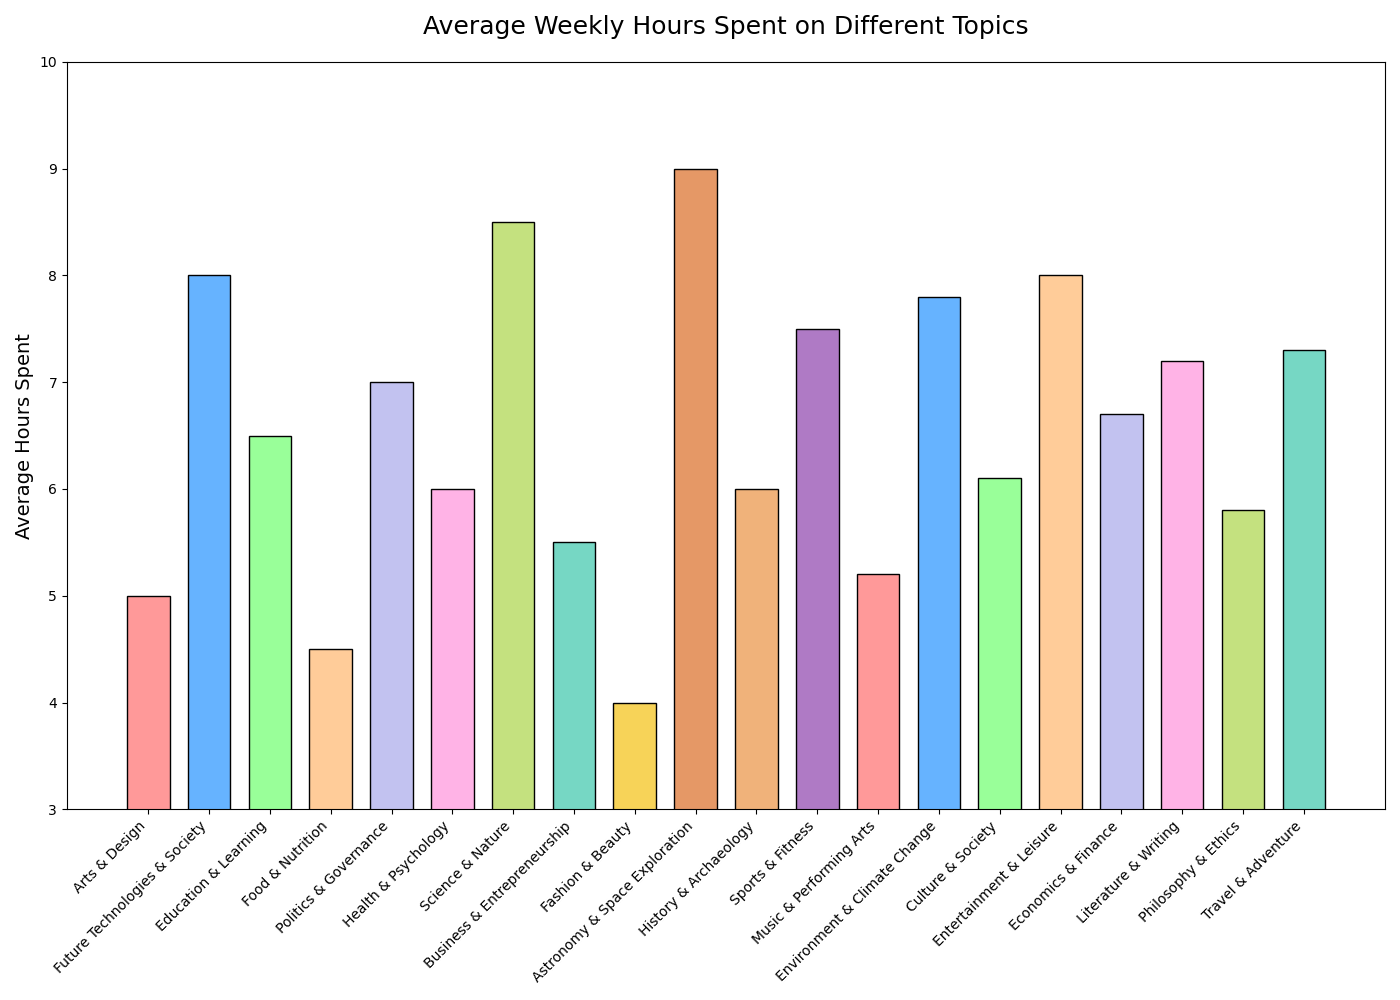

Write Python code to recreate this figure.

import matplotlib.pyplot as plt

# Data
topics = [
    'Arts & Design', 'Future Technologies & Society', 'Education & Learning',
    'Food & Nutrition', 'Politics & Governance', 'Health & Psychology',
    'Science & Nature', 'Business & Entrepreneurship', 'Fashion & Beauty',
    'Astronomy & Space Exploration', 'History & Archaeology', 'Sports & Fitness',
    'Music & Performing Arts', 'Environment & Climate Change', 'Culture & Society',
    'Entertainment & Leisure', 'Economics & Finance', 'Literature & Writing',
    'Philosophy & Ethics', 'Travel & Adventure'
]
hours_spent = [
    5, 8, 6.5, 4.5, 7, 6, 8.5, 5.5, 4, 9, 6, 7.5, 5.2, 7.8, 6.1,
    8, 6.7, 7.2, 5.8, 7.3
]

# Colors for each bar
colors = [
    '#ff9999', '#66b3ff', '#99ff99', '#ffcc99', '#c2c2f0', '#ffb3e6',
    '#c4e17f', '#76d7c4', '#f7d358', '#e59866', '#f0b27a', '#af7ac5',
    '#ff9999', '#66b3ff', '#99ff99', '#ffcc99', '#c2c2f0', '#ffb3e6',
    '#c4e17f', '#76d7c4'
]

# Plotting the bar chart vertically
plt.figure(figsize=(14, 10))  # Change width and height of the chart
plt.bar(topics, hours_spent, color=colors, edgecolor='black', width=0.7)  # Change width for bars and apply color scheme

# Chart title and labels
plt.title('Average Weekly Hours Spent on Different Topics', fontsize=18, pad=20)
plt.ylabel('Average Hours Spent', fontsize=14)

# Setting the ylim to start from a specific value
plt.ylim(3, 10)

# Rotating the x labels for better readability
plt.xticks(rotation=45, ha='right')

# Display the chart
plt.tight_layout()
plt.show()
